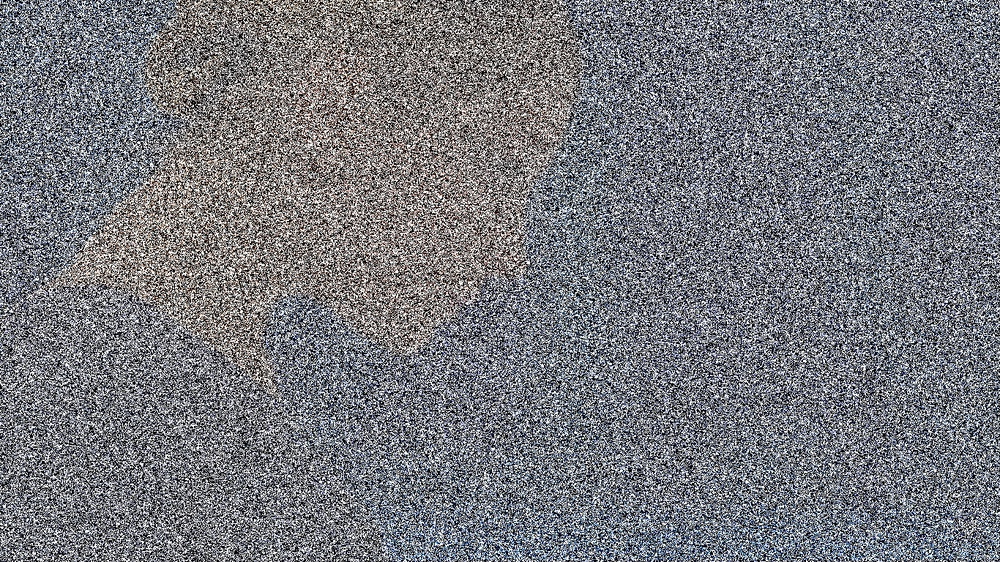
#> input picture Laba_3/3-3.jpg, 1000 x 562 px, shrunk from 1366 x 768 before the run, found by its file name
$ python task_2.py
#> lines starting #> are read from the running program, lines starting #| are printed output that depends on the picture
import cv2, numpy, sys

def save_or_break(img):
    name='Photo\\3-3.png'
    key=cv2.waitKey(0)
    if key == 121: # Нажали Y - сохранить кадр
        cv2.imwrite(name,img)
    elif key==27: # Нажали ESC - выйти
        cv2.destroyAllWindows()
        sys.exit(1)

path = 'Laba_3\\3-3.jpg'
window = 'image'
img = cv2.imread(path, cv2.IMREAD_COLOR)
#> img is the input picture: shape (562, 1000, 3); mean B, G, R 124.7, 119.3, 118.2
cv2.namedWindow(window,cv2.WINDOW_GUI_EXPANDED)

img = cv2.medianBlur(img,15)
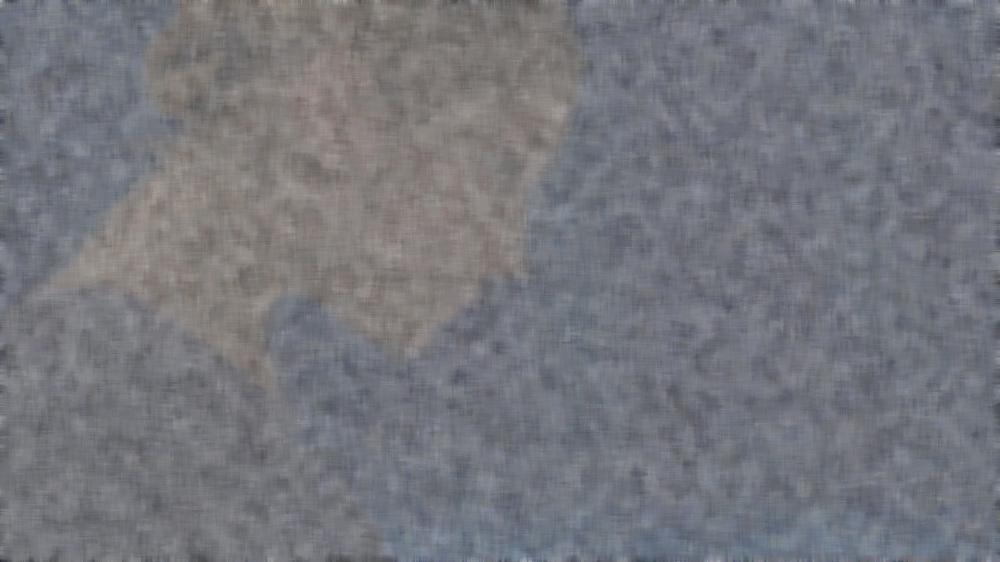
#> img: shape (562, 1000, 3); mean B, G, R 123.7, 118.1, 116.9
# img = cv2.blur(img,(3,3))
# img = cv2.bilateralFilter(img,7,1,1)
# img = cv2.GaussianBlur(img,(7,7),0)


cv2.imshow(window, img)
save_or_break(img)
#> (key Esc is pressed here)
#> (the run stopped early here; a loop or call above may not have finished)

$ run again, with Laba_3/3-1.PNG saved as Laba_3/3-3.jpg
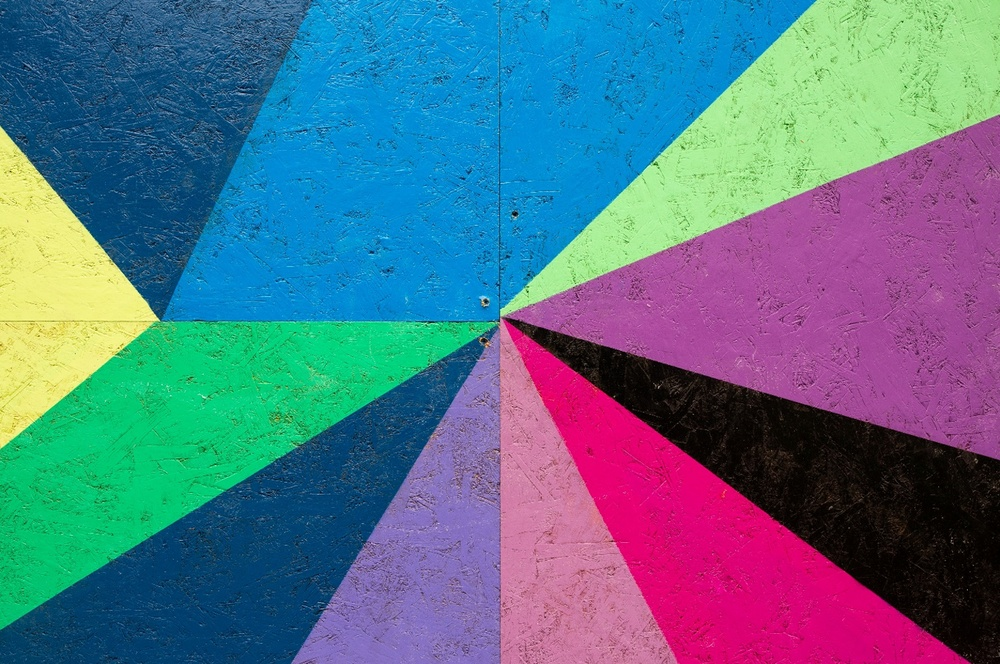
#> input picture Laba_3/3-1.PNG, 1000 x 664 px, shrunk from 1493 x 991 before the run, found by its file name
#> img is the input picture: shape (664, 1000, 3); mean B, G, R 136.8, 113.6, 85.3
#> `img = cv2.medianBlur(img,15)`:
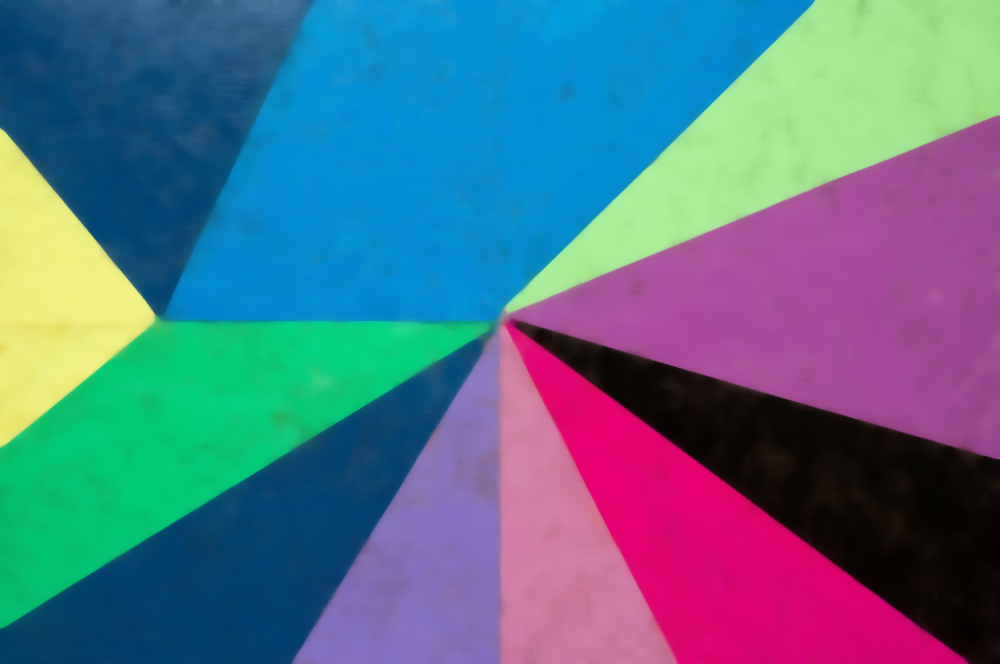
#> img: shape (664, 1000, 3); mean B, G, R 137.7, 113.7, 84.4

$ run again, with Laba_3/3-2.PNG saved as Laba_3/3-3.jpg
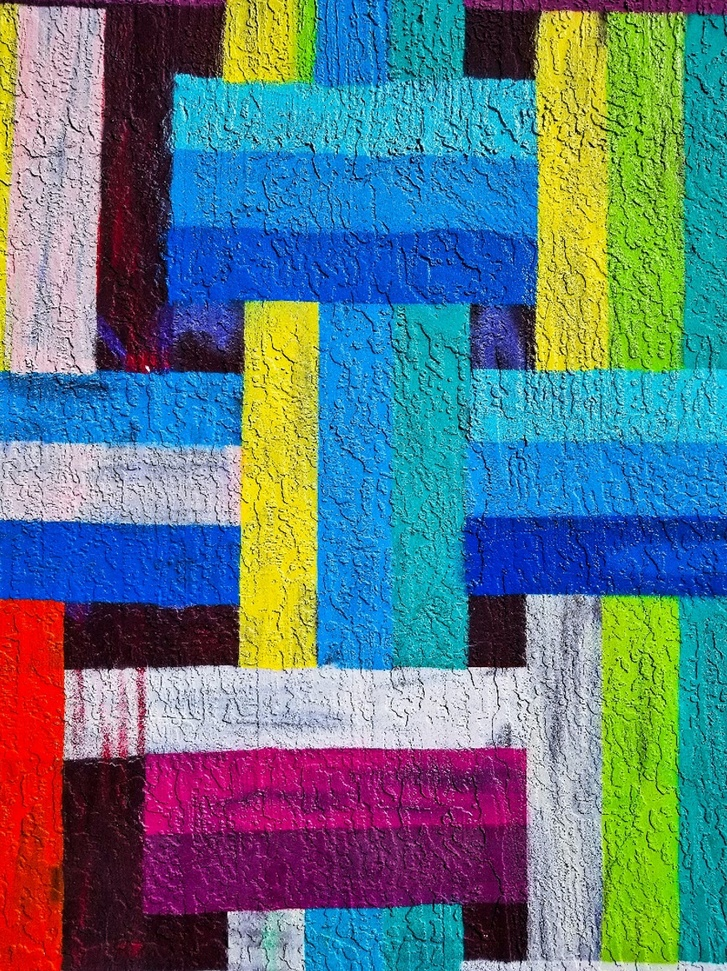
#> input picture Laba_3/3-2.PNG, 727 x 971 px, shrunk from 906 x 1211 before the run, found by its file name
#> img is the input picture: shape (971, 727, 3); mean B, G, R 131.1, 120.9, 95.3
#> `img = cv2.medianBlur(img,15)`:
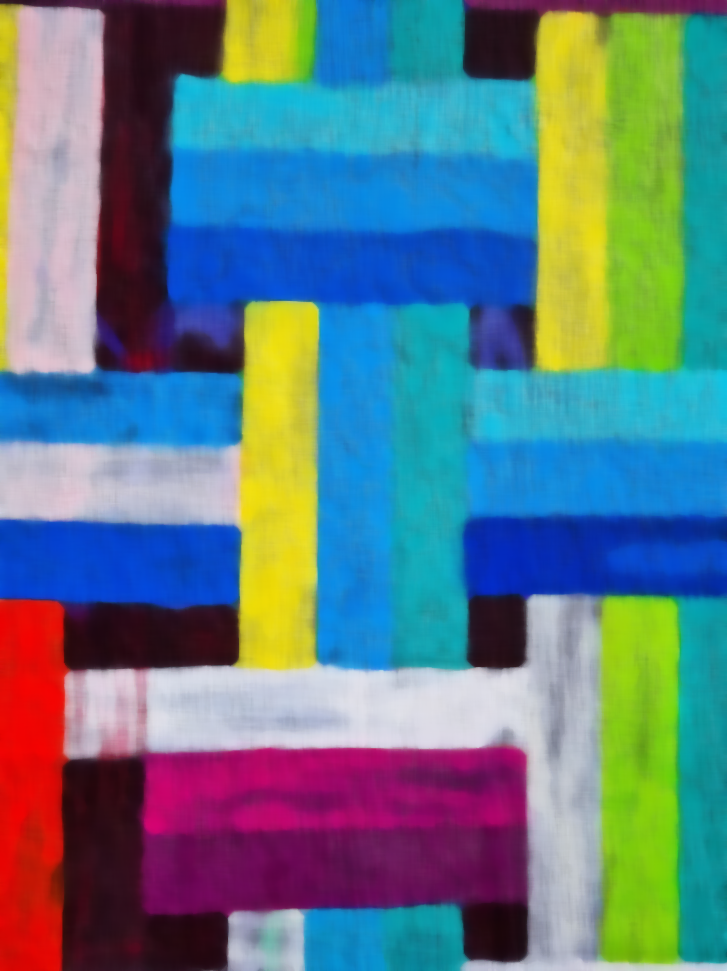
#> img: shape (971, 727, 3); mean B, G, R 133, 123.4, 95.4
